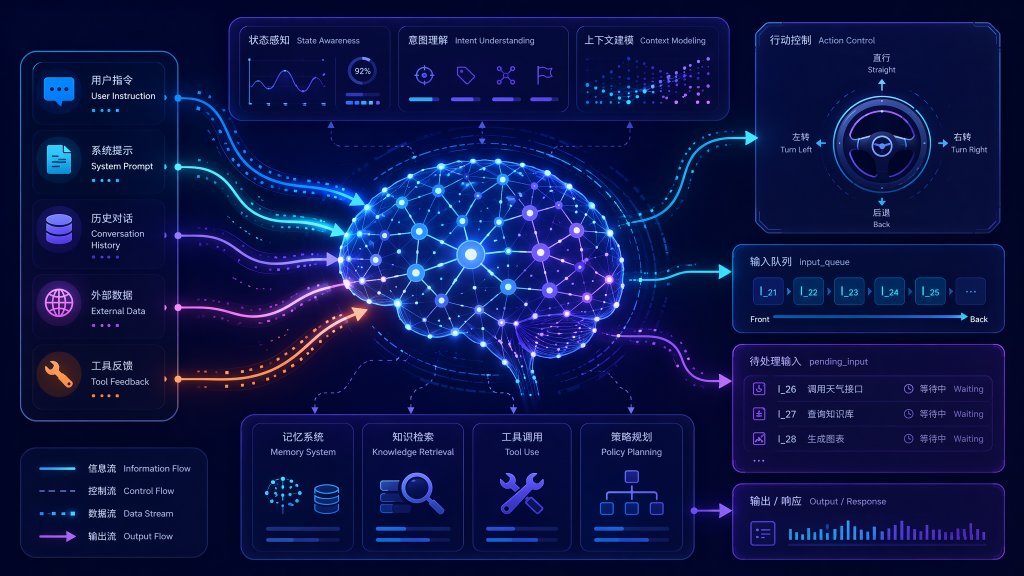
#> input picture content/drafts/steer-analysis-report/assets/cover.png, 2048 x 1152 px (shown at 1/2 size)
$ python -i prepare_cover.py   (imports and definitions only)
#> lines starting #> are read from the running program, lines starting #| are printed output that depends on the picture
#!/usr/bin/env -S uv run
# /// script
# requires-python = ">=3.12"
# dependencies = [
#   "pillow>=10",
# ]
# ///
"""Derive channel-ready cover images from one approved visual master."""

from __future__ import annotations

import argparse
import hashlib
import io
import json
import os
import sys
import tempfile
from pathlib import Path

from PIL import Image, ImageColor, ImageOps


# [30 lines left out: functions parse_size, validate_focus, encode_image, not called in this run]


def output_image(image: Image.Image, output: Path) -> None:
    output.write_bytes(encode_image(image, output.suffix))


def relative_asset_path(path: Path, base: Path) -> str:
    return os.path.relpath(path.resolve(), base.resolve()).replace(os.sep, "/")


# [227 lines left out: functions load_manifest, build_manifest_document, stage_bytes, commit_outputs, derive_cover, build_parser and 1 more, not called in this run]


# [2 lines not run here, left out]

>>> import cv2
>>> picture = cv2.imread('../../../../content/drafts/steer-analysis-report/assets/cover.png', cv2.IMREAD_GRAYSCALE)
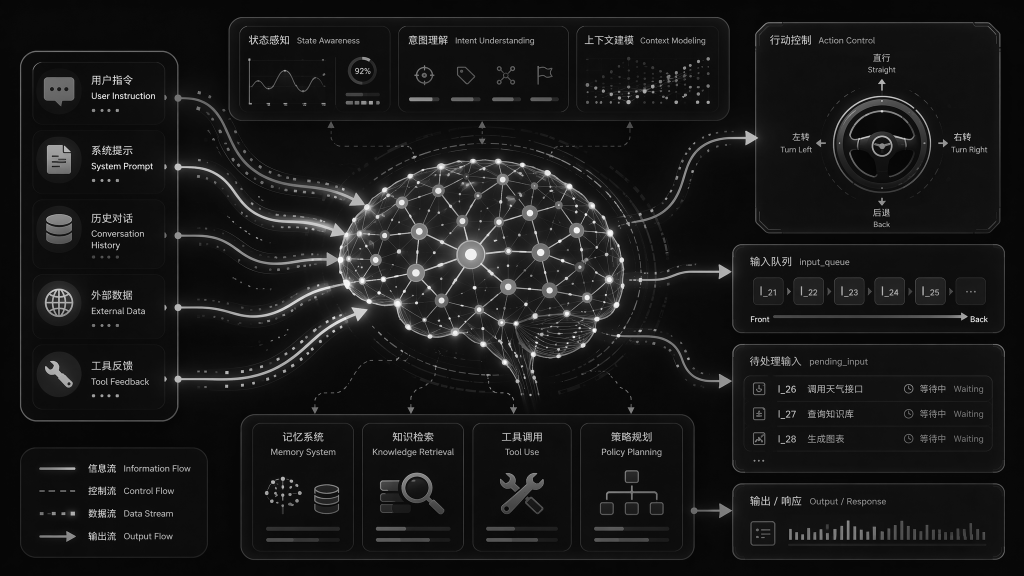
#> picture: shape (1152, 2048) (shown at 1/2 size); min 1, max 254, mean 24.1
>>> result = output_image(picture, 'out.png')
#> (the run stopped early here; a loop or call above may not have finished)
